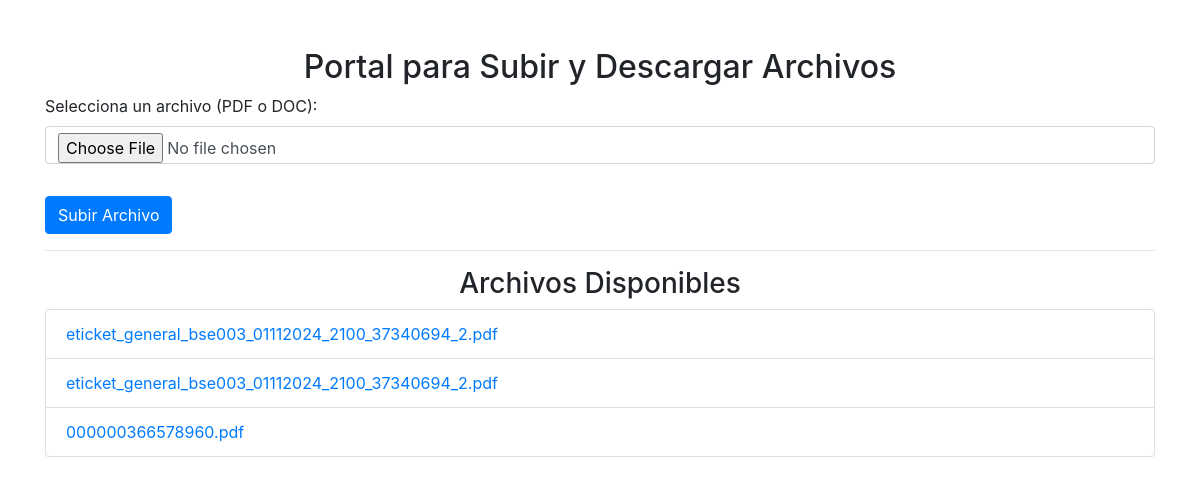
The page /Aplicacion/subir_archivos.php on the database as committed earlier.
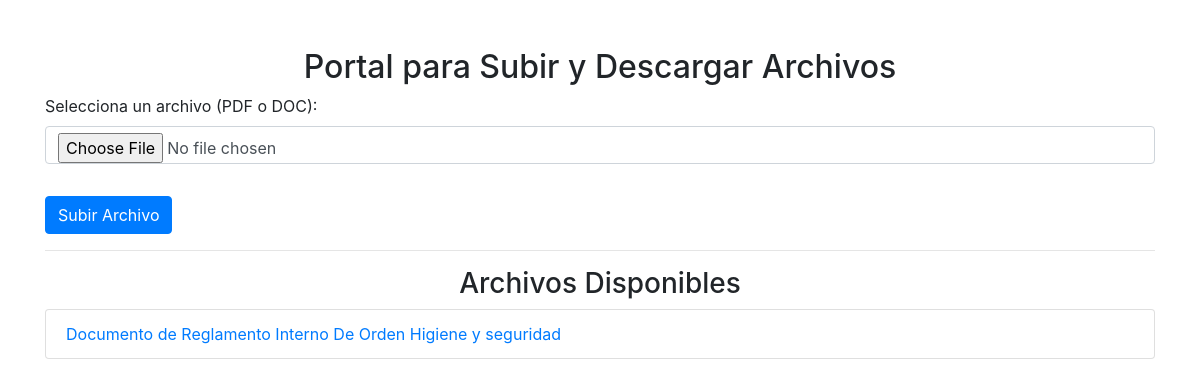
The same page on the database as committed later.
### tables this page shows
CREATE TABLE `archivos` (
  `id` int(11) NOT NULL,
  `nombre_archivo` varchar(255) NOT NULL,
  `tipo_archivo` varchar(50) NOT NULL,
  `ruta_archivo` varchar(255) NOT NULL,
  `descripcion` varchar(255) DEFAULT NULL,
  `fecha_subida` timestamp NOT NULL DEFAULT current_timestamp()
);

### Aplicacion/listar_archivos.php (the view, shortened to what this page needs)
<?php
$conexion = new mysqli('localhost', 'root', '', 'intranet');
$sql = "SELECT id, nombre_archivo, ruta_archivo FROM archivos ORDER BY fecha_subida DESC";
$resultado = $conexion->query($sql);
if ($resultado->num_rows > 0) {
    while ($fila = $resultado->fetch_assoc()) {
        echo '<li class="list-group-item">';
        echo '<a href="' . $fila['ruta_archivo'] . '" download>' . $fila['nombre_archivo'] . '</a>';
        echo '</li>';
    }
} else {
    echo '<li class="list-group-item">No hay archivos disponibles para descargar.</li>';
}
?>

Rows that differ between the two databases and show on the page:
removed archivos: nombre_archivo "eticket_general_bse003_01112024_2100_37340694_2.pdf"
removed archivos: nombre_archivo "eticket_general_bse003_01112024_2100_37340694_2.pdf"
removed archivos: nombre_archivo "000000366578960.pdf"
added archivos: nombre_archivo "Documento de Reglamento Interno De Orden Higiene y seguridad"
